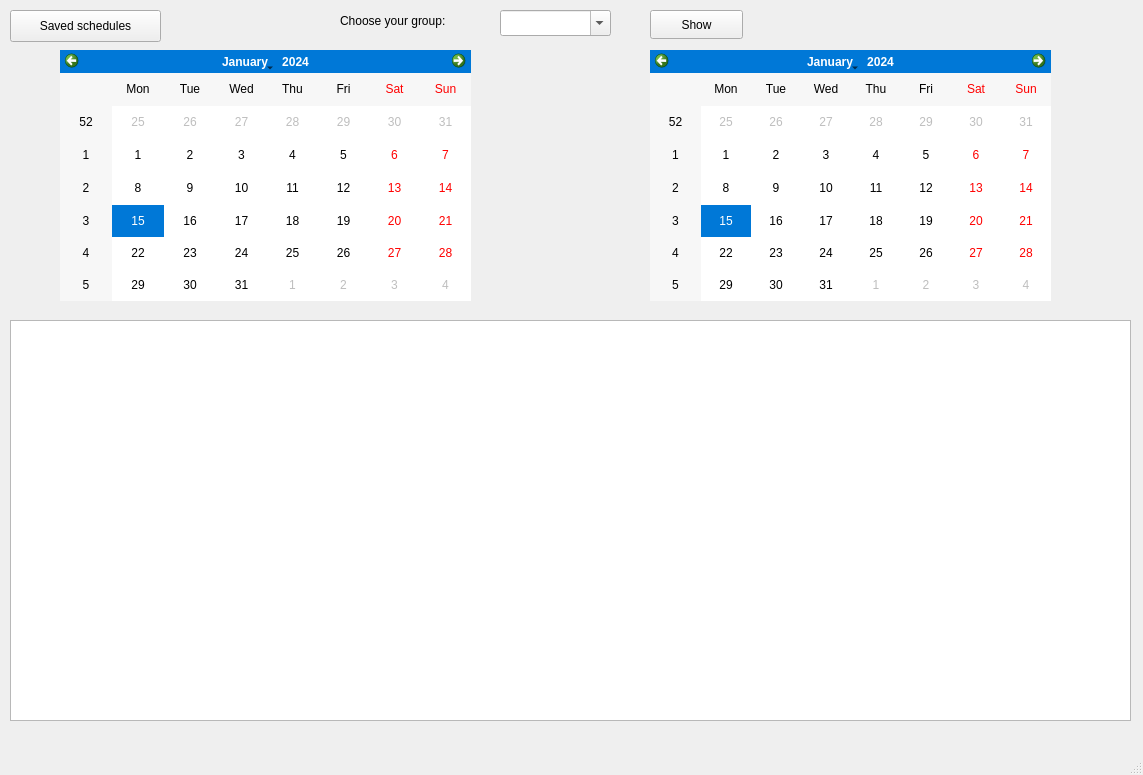
<?xml version="1.0" encoding="UTF-8"?>
<ui version="4.0">
 <class>MainWindow</class>
 <widget class="QMainWindow" name="MainWindow">
  <property name="geometry">
   <rect>
    <x>0</x>
    <y>0</y>
    <width>1143</width>
    <height>775</height>
   </rect>
  </property>
  <property name="windowTitle">
   <string>PNU Schedule Desktop</string>
  </property>
  <widget class="QWidget" name="centralwidget">
   <widget class="QPushButton" name="getScheduleButton">
    <property name="geometry">
     <rect>
      <x>650</x>
      <y>10</y>
      <width>93</width>
      <height>29</height>
     </rect>
    </property>
    <property name="text">
     <string>Show</string>
    </property>
   </widget>
   <widget class="QLabel" name="groupNameTitleLabel">
    <property name="geometry">
     <rect>
      <x>340</x>
      <y>10</y>
      <width>141</width>
      <height>21</height>
     </rect>
    </property>
    <property name="text">
     <string>Choose your group:</string>
    </property>
   </widget>
   <widget class="QComboBox" name="allGroupsComboBox">
    <property name="geometry">
     <rect>
      <x>500</x>
      <y>10</y>
      <width>111</width>
      <height>26</height>
     </rect>
    </property>
    <property name="editable">
     <bool>true</bool>
    </property>
   </widget>
   <widget class="QCalendarWidget" name="startDateCalendarWidget">
    <property name="geometry">
     <rect>
      <x>60</x>
      <y>50</y>
      <width>411</width>
      <height>251</height>
     </rect>
    </property>
    <property name="styleSheet">
     <string notr="true">selection-background-color: #0078d7;
selection-color: white;</string>
    </property>
   </widget>
   <widget class="QCalendarWidget" name="endDateCalendarWidget">
    <property name="geometry">
     <rect>
      <x>650</x>
      <y>50</y>
      <width>401</width>
      <height>251</height>
     </rect>
    </property>
    <property name="styleSheet">
     <string notr="true">selection-background-color: #0078d7;
selection-color: white;</string>
    </property>
   </widget>
   <widget class="QPushButton" name="savedSchedulesButton">
    <property name="geometry">
     <rect>
      <x>10</x>
      <y>10</y>
      <width>151</width>
      <height>32</height>
     </rect>
    </property>
    <property name="text">
     <string>Saved schedules</string>
    </property>
   </widget>
   <widget class="QTableWidget" name="scheduleTableWidget">
    <property name="geometry">
     <rect>
      <x>10</x>
      <y>320</y>
      <width>1121</width>
      <height>401</height>
     </rect>
    </property>
   </widget>
  </widget>
  <widget class="QMenuBar" name="menubar">
   <property name="geometry">
    <rect>
     <x>0</x>
     <y>0</y>
     <width>1143</width>
     <height>22</height>
    </rect>
   </property>
  </widget>
  <widget class="QStatusBar" name="statusbar"/>
 </widget>
 <resources/>
 <connections/>
</ui>
